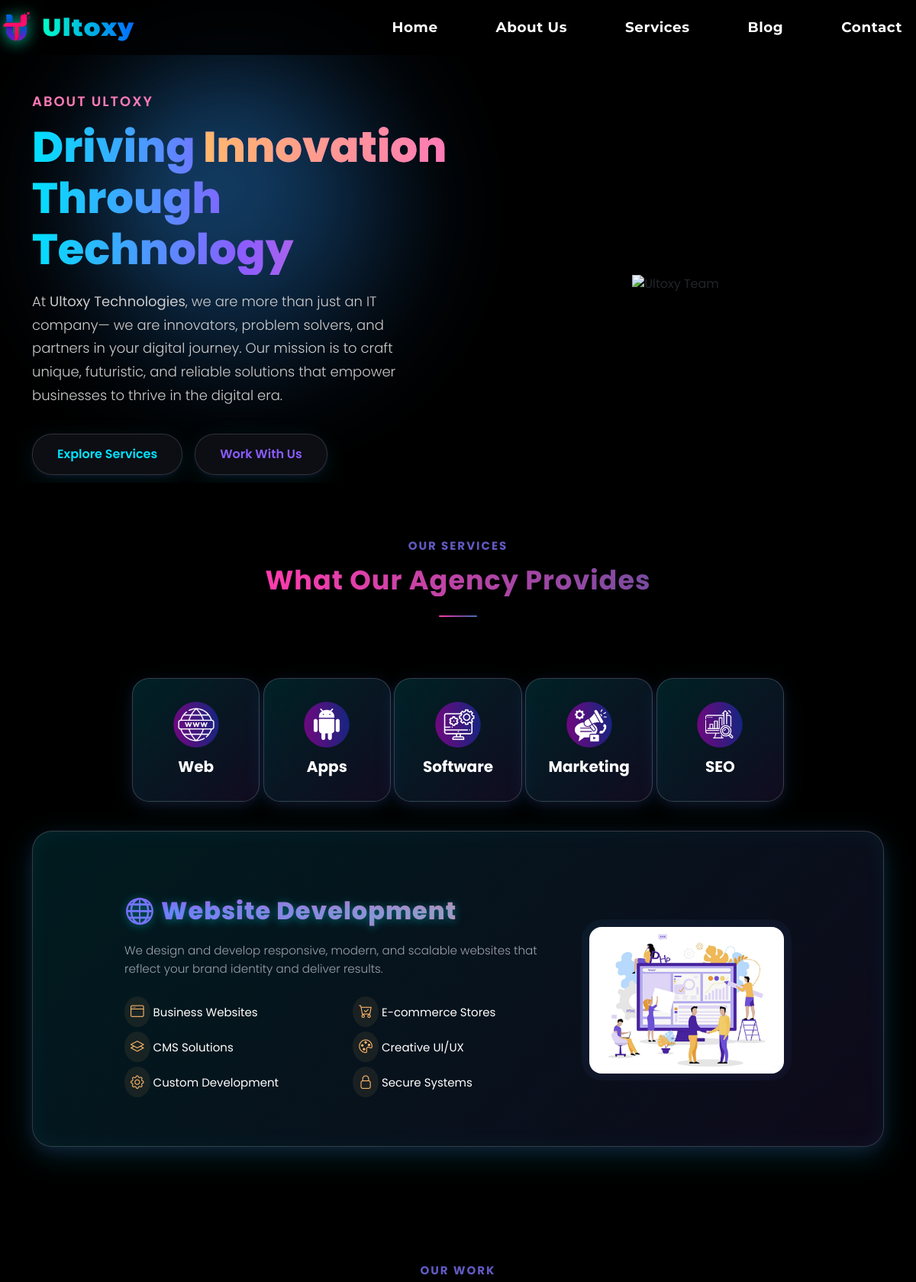
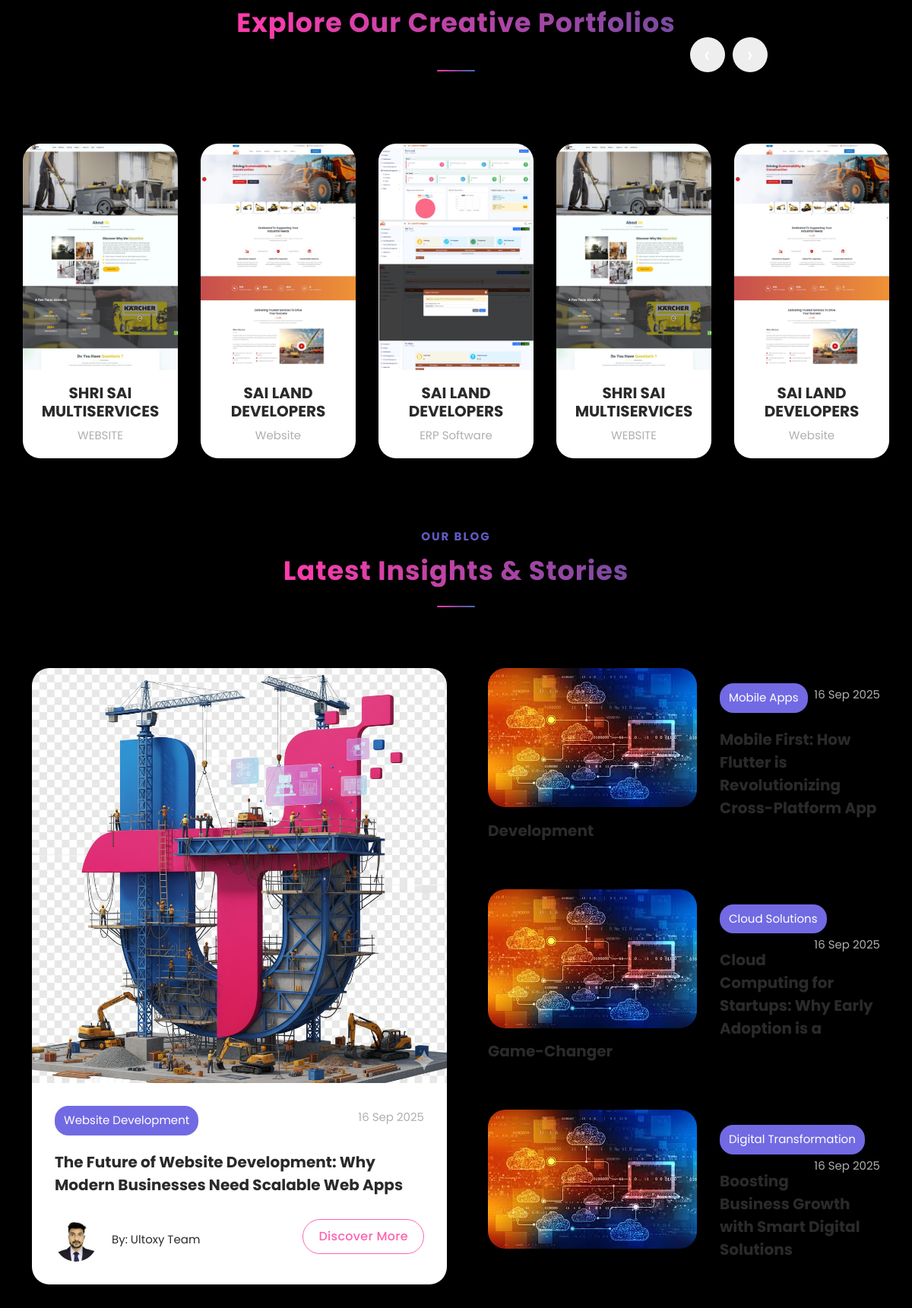
The app's page /about_us/ (upper part) with its own data (2 pictures, top to bottom).
### AdminApp/models.py (models this page shows, shortened)
class Projects(models.Model):
    project_name = models.CharField(max_length=255)
    project_type = models.CharField(max_length=100)
    project_description = models.TextField()
    project_image = models.ImageField(upload_to='project_images/', blank=True, null=True)
    project_long_image = models.ImageField(upload_to='project_images/', blank=True, null=True)
    link = models.URLField(blank=True, null=True)
    is_active = models.BooleanField(default=True)

class BlogPost(models.Model):
    title = models.CharField(max_length=255)
    category = models.CharField(max_length=100)
    date = models.DateField()
    content = models.TextField()  # Will use Summernote for this field
    thumbnail = models.ImageField(upload_to='blog_thumbnails/')
    author_name = models.CharField(max_length=100)
    author_image = models.ImageField(upload_to='author_images/')
    is_active = models.BooleanField(default=True)

### WebApp/views.py (the view, shortened to what this page needs)
# urls.py: path('about_us/', about_us, name='about_us'),
def about_us(request):
    featured_post = BlogPost.objects.order_by('-date').first()
    other_posts = BlogPost.objects.order_by('-date')[1:4]
    projects=Projects.objects.filter(is_active=True).order_by('-id')
    context = {
        "featured_post": featured_post,
        "other_posts": other_posts,
        "projects":projects,
    }
    return render(request, "about_us.html", context)

### WebApp/templates/about_us.html (shortened to what this page needs)
{% extends "website_base.html" %}
{% load static %}
{% block content %}
  <link href="https://cdn.jsdelivr.net/npm/bootstrap@5.3.2/dist/css/bootstrap.min.css" rel="stylesheet">
    <link rel="stylesheet" href="{% static "css/templatemo-digimedia-v1.css" %}">
    <link rel="stylesheet" href="{% static "css/owl.css" %}">
<div class="main-banner about-hero" id="about">
  <div class="container">
    <div class="row align-items-center">
      <div class="col-lg-6">
        <div class="left-content">
          <h6 class="wow fadeInUp" data-wow-delay="0.3s">About Ultoxy</h6>
          <h2 class="wow fadeInUp" data-wow-delay="0.5s">
            Driving <span>Innovation</span><br>
            Through Technology
          </h2>
          <p class="wow fadeInUp" data-wow-delay="0.7s">
            At <strong>Ultoxy Technologies</strong>, we are more than just an IT company—
            we are innovators, problem solvers, and partners in your digital journey.
            Our mission is to craft unique, futuristic, and reliable solutions
            that empower businesses to thrive in the digital era.
          </p>
          <div class="cta-group wow fadeInUp" data-wow-delay="0.9s">
            <a href="{% url 'services' %}" class="cta-btn">Explore Services</a>
            <a href="{% url 'contact_us' %}" class="cta-btn secondary">Work With Us</a>
          </div>
        </div>
      </div>
      <div class="col-lg-6 text-center">
        <div class="right-image wow fadeInRight" data-wow-delay="0.6s">
          <img src="{% static 'img/about/about-hero.png' %}" loading="lazy" alt="Ultoxy Team">
        </div>
      </div>
    </div>
  </div>
</div>
<br><br>
  <div id="services" class="services section mt-4" >
    <div class="container">
      <div class="row">
      <div class="col-lg-12">
        <div class="section-heading wow fadeInUp" data-wow-duration="1s" data-wow-delay="0.5s">
          <h6 class="sub-title">Our Services</h6>
          <h4 class="main-title rainbow-text">What Our <em>Agency</em> Provides</h4>
          <div class="line-dec"></div>
        </div>
      </div>
        <div class="col-lg-12">
          <div class="naccs">
            <div class="grid">
              <div class="row">
                <div class="col-lg-12">
                  <div class="menu">
                    <div class="first-thumb active">
                      <div class="thumb">
                        <span class="icon"><img src="{% static 'img/about/service-icon-website.png' %}" loading="lazy"  alt="Ultoxy Technologies"></span>
                        Web
                      </div>
                    </div>
                    <div>
                      <div class="thumb">
                        <span class="icon"><img src="{% static 'img/about/service-icon-app.png' %}" loading="lazy"  alt="Ultoxy Technologies"></span>
                        Apps
                      </div>
                    </div>
                    <div>
                      <div class="thumb">
                        <span class="icon"><img src="{% static 'img/about/service-icon-software.png' %}" loading="lazy"  alt="Ultoxy Technologies"></span>
                        Software
                      </div>
                    </div>
                    <div>
                      <div class="thumb">
                        <span class="icon"><img src="{% static 'img/about/service-icon-marketing.png' %}" loading="lazy"  alt="Ultoxy Technologies"></span>
                        Marketing
                      </div>
                    </div>
                    <div class="last-thumb">
                      <div class="thumb">
                        <span class="icon"><img src="{% static 'img/about/service-icon-seo.png' %}" loading="lazy"  alt="Ultoxy Technologies"></span>
                        SEO
                      </div>
                    </div>
                  </div>
                </div>
                <div class="col-lg-12">
                    <ul class="nacc">
                      <li class="active service-item">
                        <div class="thumb glass-card">
                          <div class="row">
                            <div class="col-lg-8 align-self-center">
                              <div class="left-text">
                                <span class="service-title">🌐 Website Development</span>
                                <p class="service-desc">
                                  We design and develop responsive, modern, and scalable websites that reflect your brand identity and deliver results.
                                </p>
                                <div class="ticks-list">
                                  <div class="row" style="text-align: left;">
                                    <div class="col-sm-6"><span><i class="bi bi-window"></i> Business Websites</span></div>
                                    <div class="col-sm-6"><span><i class="bi bi-cart-check"></i> E-commerce Stores</span></div>
                                    <div class="col-sm-6"><span><i class="bi bi-layers"></i> CMS Solutions</span></div>
                                    <div class="col-sm-6"><span><i class="bi bi-palette"></i> Creative UI/UX</span></div>
                                    <div class="col-sm-6"><span><i class="bi bi-gear"></i> Custom Development</span></div>
                                    <div class="col-sm-6"><span><i class="bi bi-lock"></i> Secure Systems</span></div>
                                  </div>
                                </div>
                              </div>
                            </div>
                            <div class="col-lg-4 align-self-center">
                              <div class="right-image">
                                <img src="{% static 'img/about/about-service-website.png' %}" loading="lazy"  alt=" Ultoxy Website Development">
                              </div>
                            </div>
                          </div>
                        </div>
                      </li>
                    </ul>
                </div>
              </div>
            </div>
          </div>
        </div>
      </div>
    </div>
  </div>
<br><br><br>
  <div id="portfolio" class="our-portfolio section">
    <div class="container-fluid wow fadeIn" data-wow-duration="1s" data-wow-delay="0.7s">
      <div class="row">
<center>
<div class="col-lg-12">
  <div class="section-heading wow fadeInUp" data-wow-duration="1s" data-wow-delay="0.5s">
    <h6 class="sub-title">Our Work</h6>
    <h4 class="main-title rainbow-text">Explore Our <em>Creative</em> Portfolios</h4>
    <div class="line-dec"></div>
  </div>
</div>
</center>
        <div class="col-lg-12">
          <div class="loop owl-carousel">
          {% for i in projects %}
            {% if i.is_active and i.project_long_image %}
            <div class="item">
              <a href="{{i.url}}">
                <div class="portfolio-item">
                <div class="thumb">
                  <img src="{{i.project_long_image.url}}" loading="lazy"  alt="Ultoxy Technologies">
                </div>
                <div class="down-content">
                  <h4>{{i.project_name}}</h4>
                  <span>{{i.project_type}}</span>
                </div>
              </div>
              </a>
            </div>
            {% endif %}
          {% endfor %}
          </div>
        </div>
      </div>
    </div>
  </div>
<div id="blog" class="blog">
  <div class="container">
    <div class="row">
      <div class="col-lg-12">
        <div class="section-heading wow fadeInUp" data-wow-duration="1s" data-wow-delay="0.5s">
          <h6 class="sub-title">Our Blog</h6>
          <h4 class="main-title rainbow-text">Latest <em>Insights</em> & Stories</h4>
          <div class="line-dec"></div>
        </div>
      </div>
      {% if featured_post %}
      <div class="col-lg-6 show-up wow fadeInUp" data-wow-duration="1s" data-wow-delay="0.3s">
        <div class="blog-post">
          <div class="thumb">
            <a href="#"><img src="{{ featured_post.thumbnail.url }}" loading="lazy"  alt="Ultoxy Tech {{ featured_post.title }}"></a>
          </div>
          <div class="down-content">
            <span class="category">{{ featured_post.category }}</span>
            <span class="date">{{ featured_post.date|date:"d M Y" }}</span>
            <a href="#"><h4>{{ featured_post.title }}</h4></a>
            <span class="author">
              <img src="{{ featured_post.author_image.url }}" loading="lazy"  alt="Ultoxy Tech {{ featured_post.author_name }}">
              By: {{ featured_post.author_name }}
            </span>
            <div class="border-first-button"><a href="#">Discover More</a></div>
          </div>
        </div>
      </div>
      {% endif %}
      <div class="col-lg-6 wow fadeInUp" data-wow-duration="1s" data-wow-delay="0.3s">
        <div class="blog-posts">
          <div class="row">
            {% for post in other_posts %}
            <div class="col-lg-12">
              <div class="post-item {% if forloop.last %}last-post-item{% endif %}">
                <div class="thumb">
                  <a href="#"><img src="{{ post.thumbnail.url }}" loading="lazy"  alt="Ultoxy Tech {{ post.title }}"></a>
                </div>
                <div class="right-content">
                  <span class="category">{{ post.category }}</span>
                  <span class="date">{{ post.date|date:"d M Y" }}</span>
                  <a href="#"><h4>{{ post.title }}</h4></a>
                </div>
              </div>
            </div>
            {% empty %}
            <center>
              <p>No other posts available.</p>
            </center>
            {% endfor %}
          </div>
        </div>
      </div>
    </div>
  </div>
</div>
  <div id="contact" class="contact-us section">
    </div>
{% endblock content %}

### static/css/templatemo-3d-coverflow.css (style rules this page uses)
* { margin: 0; padding: 0; box-sizing: border-box; }
html { scroll-behavior: smooth; }
body { font-family: -apple-system, BlinkMacSystemFont, 'Segoe UI', Roboto, Helvetica, Arial, sans-serif; overflow-x: hidden; position: relative; background: #000; }
.section { min-height: 100vh; position: relative; display: flex; align-items: center; justify-content: center; }

### static/css/style.css (style rules this page uses)
:root { --overlay-bg: rgba(0,0,0,0.55); --company-accent: #00e0ff; --company-primary: #fff; --button-bg: #00e0ff; --button-color: #000; }
html, body { margin: 0; padding: 0; font-family: 'Montserrat', sans-serif; background: #111111; overflow-x: hidden; box-sizing: border-box; min-height: 100vh; position: relative; }
body::before, body::after { content: ''; position: fixed; z-index: 0; border-radius: 50%; filter: blur(80px); opacity: 0.5; pointer-events: none; animation-iteration-count: infinite; animation-timing-function: ease-in-out; }
body::before { width: 400px; height: 400px; background: radial-gradient(circle at 30% 30%, #2e99f7 0%, #0a2240 100%); left: 10vw; top: 10vh; animation-name: moveShape1; animation-duration: 12s; }
body::after { width: 300px; height: 300px; background: radial-gradient(circle at 70% 70%, #ae52d4 0%, #44175b 100%); right: 5vw; bottom: 10vh; animation-name: moveShape2; animation-duration: 14s; }
body > * { position: relative; z-index: 1; }
*, *::before, *::after { box-sizing: inherit; }
:root { --center-color: #fff; --btn-bg: #000; --btn-border: #f90058; --btn-shadow: 0 2px 16px 0 #ff007055; }
:root { --text-main: #eef2f6; --muted: #9aa1ad; --accent-a: #00e1ff; --accent-b: #8b5cff; --accent-c: #ff7ab6; --accent-d: #ffb86b; --accent-e: #0fff95; --card-bg: rgba(45, 45, 52, 0.75); --border-glow: rgba(255, 255, 255, 0.05); }
.service-title { font-size: 1.3rem; font-weight: 600; margin-bottom: 12px; letter-spacing: 0.5px; }
.service-desc { font-size: 0.95rem; color: var(--muted); line-height: 1.6; margin: 0 auto; max-width: 90%; }
:root { --text-main: #eef2f6; --muted: #9aa1ad; --accent-a: #00e1ff; --accent-b: #8b5cff; --accent-c: #ff7ab6; --accent-d: #ffb86b; --border-glow: rgba(255, 255, 255, 0.05); }
:root { --text-main: #eef2f6; --muted: #9aa1ad; --accent-a: #00e1ff; --accent-b: #8b5cff; --accent-c: #ff7ab6; --accent-d: #ffb86b; --avatar-size-lg: 160px; --avatar-size-md: 130px; --avatar-size-sm: 110px; --ring-gap: 10px; }
:root { --highlight: #ffb86b; --bg-dark: #0f131c; --glass: rgba(30, 37, 50, 0.719); --glass-blur: blur(24px); --glass-border: rgba(255,255,255,0.15); }

### WebApp/templates/about_us.html (style rules this page uses)
.ticks-list span { font-size: 0.95rem; color: #fff; display: flex; align-items: left; gap: 8px; }
.ticks-list i { font-size: 1.1rem; color: var(--highlight); border: 2px solid transparent; border-radius: 50%; padding: 6px; background: rgba(255, 184, 107, 0.08); transition: all 0.3s ease; }
.service-desc { font-size: 0.95rem; color: var(--muted); line-height: 1.6; margin: 0 auto; max-width: 100%; }
.service-title { font-size: clamp(1.2rem, 3vw, 2rem); font-weight: 800; background: linear-gradient(270deg, var(--primary), var(--accent), var(--highlight), var(--secondary)); background-size: 600% 600%; -webkit-background-clip: text; -webkit-text-fill-color: transparent; text-shadow: 0 2px 12px rgba(0, 225, 255, 0.4); letter-spacing: 1px; margin-bottom: 1rem; display: inline-block; animation: gradientAnimation 8s ease infinite; transition: transform 0.3s ease, text-shadow 0.3s ease; }
:root { --primary: #00e1ff; --secondary: #8b5cff; --accent: #ff7ab6; --highlight: #ffb86b; --background: #0e0e0e; }
.sub-title { font-size: clamp(0.9rem, 2vw, 1.2rem); color: var(--highlight); letter-spacing: 2px; text-transform: uppercase; margin-bottom: 0.5rem; opacity: 0.85; }
.main-title { font-size: clamp(2rem, 5vw, 4rem); font-weight: 900; letter-spacing: 1px; margin-bottom: 1rem; line-height: 1.2; }
.rainbow-text { background: linear-gradient( 90deg, #ff3cac, #784ba0, #2b86c5, #00e1ff, #ffb86b, #8b5cff, #ff3cac ); background-size: 600% 600%; -webkit-background-clip: text; -webkit-text-fill-color: transparent; animation: rainbowMove 8s ease infinite; display: inline-block; transition: transform 0.3s ease; }
.line-dec { width: 100px; height: 4px; margin-top: 1rem; border-radius: 10px; background: linear-gradient(90deg, #ff3cac, #784ba0, #2b86c5, #00e1ff, #ffb86b, #8b5cff); background-size: 300% 300%; animation: linePulse 2.5s ease-in-out infinite; }

### records on screen
Projects: project_long_image (picture), project_name "SAI LAND DEVELOPERS", project_type "ERP Software"
Projects: project_long_image (picture), project_name "SHRI SAI MULTISERVICES", project_type "WEBSITE"
Projects: project_long_image (picture), project_name "SAI LAND DEVELOPERS", project_type "Website"
BlogPost: thumbnail (picture), category "Website Development", date "16 Sep 2025", title "The Future of Website Development: Why Modern Businesses Need Scalable Web Apps", author_image (picture), author_name "Ultoxy Team"
BlogPost: thumbnail (picture), category "Mobile Apps", date "16 Sep 2025"
BlogPost: thumbnail (picture), category "Cloud Solutions", date "16 Sep 2025", title "Cloud Computing for Startups: Why Early Adoption is a Game-Changer"
BlogPost: thumbnail (picture), category "Digital Transformation", date "16 Sep 2025", title "Boosting Business Growth with Smart Digital Solutions"
